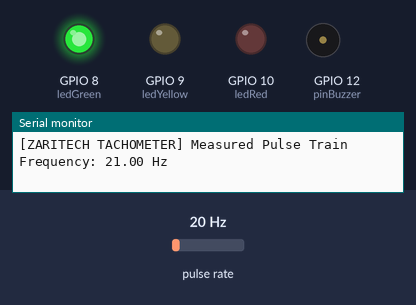
The sketch below on a simulated ESP8266 (NodeMCU). Parts: output pins drawn as LEDs (lit = HIGH), buzzer (waves = sounding, pin HIGH), the last lines printed to the serial monitor. Wiring (inferred from the names in the program): pulse sensor: data GPIO 2. The inputs (shaded band) are chosen by the test bench; at power-on: pulse rate 20 Hz.

Above: at 1.2 s.
1.3 s: pulse rate (sensor on GPIO 2) set to 28 Hz
4.2 s: pulse rate (sensor on GPIO 2) set to 33 Hz
At 6.2 s:
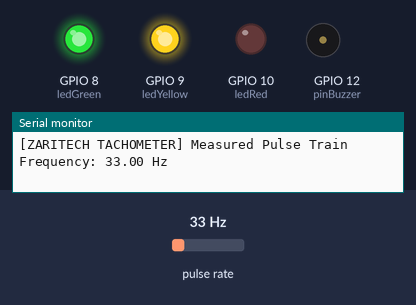
6.5 s: pulse rate (sensor on GPIO 2) set to 57 Hz
9.2 s: pulse rate (sensor on GPIO 2) set to 64 Hz
At 10.9 s:
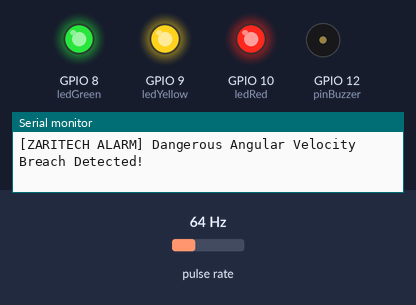
Timing chart, 0 to 13.2 s (numbered marks = the images above; inputs shaded):
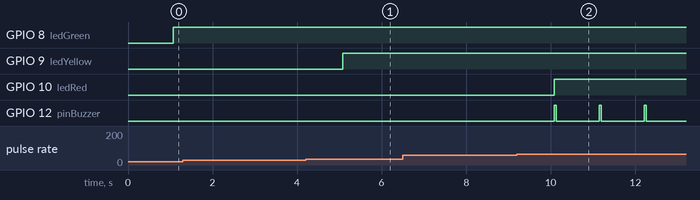

The sketch:

zaritech_velocity_encoder.ino
```cpp
// (licence header left out)
// Hardware Input/Output Pin Allocations
const int pinSensorInterrupt = 2;  // Hardware Interrupt Pin (MUST be Pin 2 or 3 on Uno)
const int pinBuzzer          = 12; // Acoustic Alarm Output Node

const int ledGreen           = 8;  // Safe Tier Indicator
const int ledYellow          = 9;  // Warning Tier Indicator
const int ledRed             = 10; // Critical Speed Indicator

// Volumetric Telemetry Tracking Variables
volatile unsigned long pulseCounter = 0; // Handled asynchronously inside ISR
unsigned long lastSampleTimestamp   = 0;
const int SAMPLE_WINDOW_MS          = 1000; // 1-second metric window

// Calibrated Angular Velocity Thresholds (Frekans Sınırları - Darbe / Saniye)
const int FREQ_WARNING_LIMIT  = 30;
const int FREQ_CRITICAL_LIMIT = 60;

// Hardware Interrupt Service Routine (ISR) - Executes on pure signal edge transition
void ICACHE_RAM_ATTR handleEncoderPulse() {
  pulseCounter++; // Increment pulse count without computational block
}

void setup() {
  // Initialize Corporate Logging Diagnostics Pipeline
  Serial.begin(9600);
  Serial.println("[ZARITECH ACADEMY] Initializing Velocity Telemetry Substrate...");

  // Register Output Interfaces
  pinMode(pinBuzzer, OUTPUT);
  pinMode(ledGreen, OUTPUT);
  pinMode(ledYellow, OUTPUT);
  pinMode(ledRed, OUTPUT);

  // Clear visual grids on system boot
  digitalWrite(pinBuzzer, LOW);
  digitalWrite(ledGreen, LOW);
  digitalWrite(ledYellow, LOW);
  digitalWrite(ledRed, LOW);

  // Bind Sensor Node to Hardware Interrupt 0 (Pin 2) on FALLING edge disruption
  pinMode(pinSensorInterrupt, INPUT_PULLUP);
  attachInterrupt(digitalPinToInterrupt(pinSensorInterrupt), handleEncoderPulse, FALLING);

  Serial.println("[ZARITECH ACADEMY] Asynchronous Hardware Interrupt Routine Engaged.");
  lastSampleTimestamp = millis();
}

void loop() {
  // Check if target temporal sample window has elapsed
  if ((millis() - lastSampleTimestamp) >= SAMPLE_WINDOW_MS) {

    // Asynchronously decouple pulse counter data safely (Disable interrupts briefly)
    noInterrupts();
    unsigned long currentPulses = pulseCounter;
    pulseCounter = 0; // Reset counter for next evaluation loop
    interrupts();

    // Scale metric arrays into frequency (Hz) or rotational profiles
    float calculatedFrequencyHz = (float)currentPulses / (SAMPLE_WINDOW_MS / 1000.0);

    Serial.print("[ZARITECH TACHOMETER] Measured Pulse Train Frequency: ");
    Serial.print(calculatedFrequencyHz);
    Serial.println(" Hz");

    // Tiered Processing Execution Loops
    processVelocityZoning(calculatedFrequencyHz);

    lastSampleTimestamp = millis(); // Refresh timestamp marker
  }
}

// Fluid Velocity Level Routing Manager
void processVelocityZoning(float currentFrequency) {
  if (currentFrequency == 0) {
    digitalWrite(ledGreen, LOW); digitalWrite(ledYellow, LOW); digitalWrite(ledRed, LOW);
    digitalWrite(pinBuzzer, LOW);
  }
  else if (currentFrequency > 0 && currentFrequency <= FREQ_WARNING_LIMIT) {
    // Tier 1: Nominal Speed Operations
    digitalWrite(ledGreen, HIGH); digitalWrite(ledYellow, LOW); digitalWrite(ledRed, LOW);
    digitalWrite(pinBuzzer, LOW);
  }
  else if (currentFrequency > FREQ_WARNING_LIMIT && currentFrequency <= FREQ_CRITICAL_LIMIT) {
    // Tier 2: Elevated Threshold Warning
    digitalWrite(ledGreen, HIGH); digitalWrite(ledYellow, HIGH); digitalWrite(ledRed, LOW);
    digitalWrite(pinBuzzer, LOW);
  }
  else if (currentFrequency > FREQ_CRITICAL_LIMIT) {
    // Tier 3: Critical Over-Speed Velocity Breach
    digitalWrite(ledGreen, HIGH); digitalWrite(ledYellow, HIGH); digitalWrite(ledRed, HIGH);

    // Fire structural alarm wave
    digitalWrite(pinBuzzer, HIGH);
    delay(50);
    digitalWrite(pinBuzzer, LOW);
    Serial.println("[ZARITECH ALARM] Dangerous Angular Velocity Breach Detected!");
  }
}
```

Measured:
- the behaviour switches between 30 and 31 Hz on pulse rate (sensor on GPIO 2) (found by bisection; images 0 and 1)
- the behaviour switches between 60 and 61 Hz on pulse rate (sensor on GPIO 2) (found by bisection; images 1 and 2)
- after the input at 4.2 s, GPIO 9 (ledYellow): LOW → HIGH after 0.88 s
- after the input at 9.2 s, GPIO 10 (ledRed): LOW → HIGH after 0.88 s; GPIO 12 (pinBuzzer): alternates HIGH for 0.05 s and LOW for 1.0 s, starting after 0.88 s
